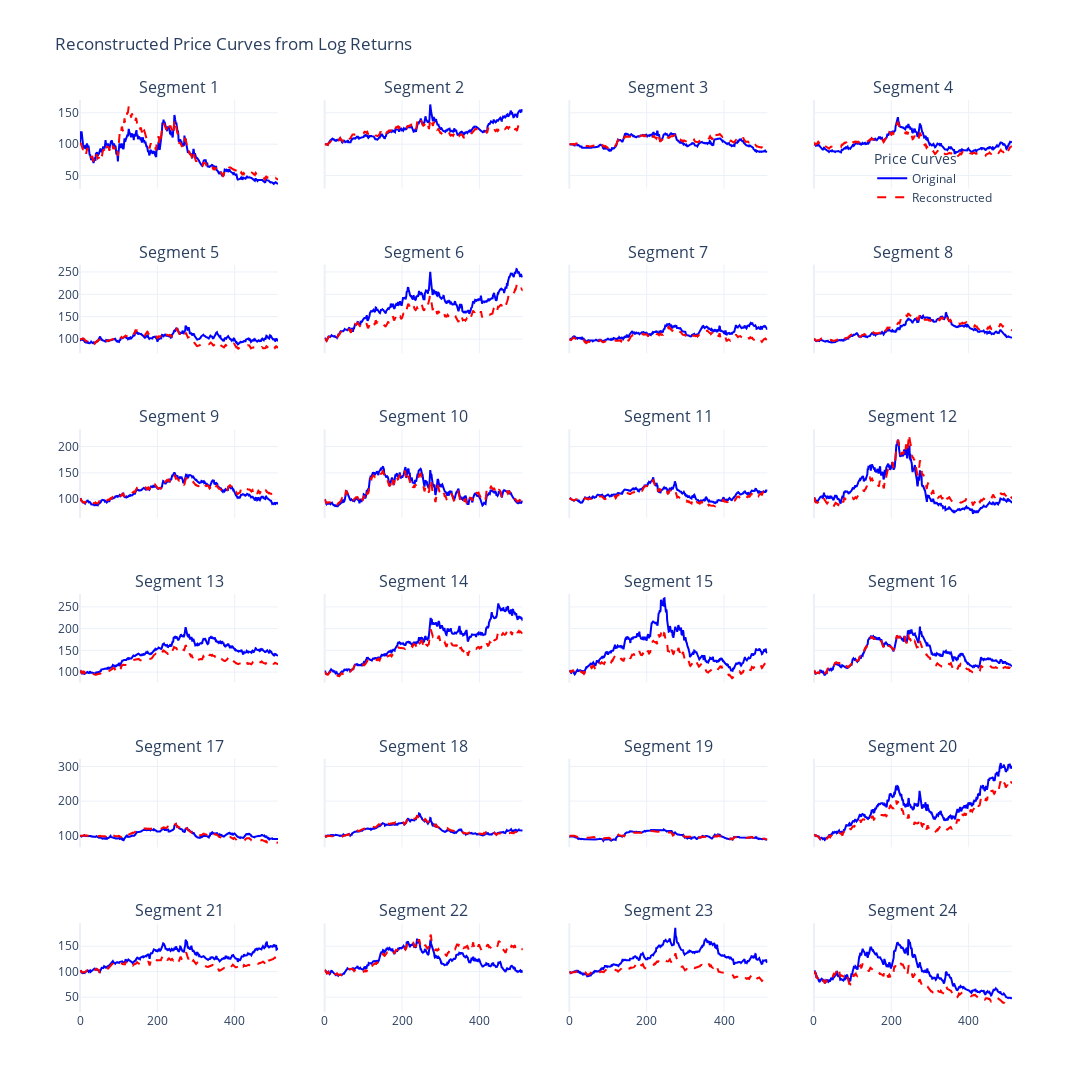

This figure's notebook cell:
### Code cell
import plotly.graph_objects as go
from plotly.subplots import make_subplots
import numpy as np
import torch

# ----------------------
# Existing Code Context
# ----------------------

# ----------------------

# Parameters for segmentation
num_segments = 24
segment_length = 512

# Ensure that the total data length is sufficient
total_required_length = num_segments * segment_length
if len(original) < total_required_length:
    raise ValueError(f"Original log returns length ({len(original)}) is less than required {total_required_length}.")

# Initialize lists to hold price series
price_segments_original = []
price_segments_recon = []

# Reconstruct price series for each segment
for i in range(num_segments):
    start_idx = i * segment_length
    end_idx = start_idx + segment_length
    # Extract log returns for the current segment
    log_returns_original = original[start_idx:end_idx]
    log_returns_recon = reconstructed[start_idx:end_idx]
    
    # Reconstruct price series from log returns
    # P_t = P_{t-1} * exp(r_t)
    # Starting price is 100
    prices_original = 100 * np.exp(np.cumsum(log_returns_original))
    prices_recon = 100 * np.exp(np.cumsum(log_returns_recon))
    
    # Prepend the starting price
    prices_original = np.insert(prices_original, 0, 100)
    prices_recon = np.insert(prices_recon, 0, 100)
    
    price_segments_original.append(prices_original)
    price_segments_recon.append(prices_recon)

# Create subplots: 6 rows x 4 columns
fig = make_subplots(rows=6, cols=4,
                    subplot_titles=[f"Segment {i+1}" for i in range(num_segments)],
                    shared_xaxes=True, shared_yaxes=True)

# Add each price segment to the subplots
for i in range(num_segments):
    row = (i // 4) + 1
    col = (i % 4) + 1
    
    # Days axis for the current segment
    days = list(range(segment_length + 1))  # +1 because of the starting price
    
    # Add Original Price Trace
    fig.add_trace(
        go.Scatter(
            x=days,
            y=price_segments_original[i],
            mode='lines',
            name='Original',
            line=dict(color='blue'),
            showlegend=(i == 0)  # Show legend only once
        ),
        row=row,
        col=col
    )
    
    # Add Reconstructed Price Trace
    fig.add_trace(
        go.Scatter(
            x=days,
            y=price_segments_recon[i],
            mode='lines',
            name='Reconstructed',
            line=dict(color='red', dash='dash'),
            showlegend=(i == 0)  # Show legend only once
        ),
        row=row,
        col=col
    )

# Update layout for better visualization
fig.update_layout(
    height=1800,  # Adjust height as needed
    width=1500,   # Adjust width as needed
    title_text='Reconstructed Price Curves from Log Returns',
    template='plotly_white'
)

# Add a single legend
fig.for_each_trace(lambda t: t.update(showlegend=False) if t.name != 'Original' and t.name != 'Reconstructed' else t)
fig.update_layout(
    legend=dict(
        title="Price Curves",
        x=0.85,
        y=0.95,
        bgcolor='rgba(255,255,255,0)',
        bordercolor='rgba(255,255,255,0)'
    )
)

# Display the plot
fig.show()

### Figure 1 — Plotly figure (JSON) as saved in the notebook; plotly's stock layout.template omitted (floating-point values rounded to 4 significant figures; data arrays with more than 128 entries replaced by an {"elided": "..."} marker saying what was removed)
{"data": [{"line": {"color": "blue"}, "mode": "lines", "name": "Original", "showlegend": true, "type": "scatter", "x": {"elided": "513 int values"}, "xaxis": "x", "y": {"elided": "513 float values"}, "yaxis": "y"}, {"line": {"color": "red", "dash": "dash"}, "mode": "lines", "name": "Reconstructed", "showlegend": true, "type": "scatter", "x": {"elided": "513 int values"}, "xaxis": "x", "y": {"elided": "513 float values"}, "yaxis": "y"}, {"line": {"color": "blue"}, "mode": "lines", "name": "Original", "showlegend": false, "type": "scatter", "x": {"elided": "513 int values"}, "xaxis": "x2", "y": {"elided": "513 float values"}, "yaxis": "y2"}, {"line": {"color": "red", "dash": "dash"}, "mode": "lines", "name": "Reconstructed", "showlegend": false, "type": "scatter", "x": {"elided": "513 int values"}, "xaxis": "x2", "y": {"elided": "513 float values"}, "yaxis": "y2"}, {"line": {"color": "blue"}, "mode": "lines", "name": "Original", "showlegend": false, "type": "scatter", "x": {"elided": "513 int values"}, "xaxis": "x3", "y": {"elided": "513 float values"}, "yaxis": "y3"}, {"line": {"color": "red", "dash": "dash"}, "mode": "lines", "name": "Reconstructed", "showlegend": false, "type": "scatter", "x": {"elided": "513 int values"}, "xaxis": "x3", "y": {"elided": "513 float values"}, "yaxis": "y3"}, {"line": {"color": "blue"}, "mode": "lines", "name": "Original", "showlegend": false, "type": "scatter", "x": {"elided": "513 int values"}, "xaxis": "x4", "y": {"elided": "513 float values"}, "yaxis": "y4"}, {"line": {"color": "red", "dash": "dash"}, "mode": "lines", "name": "Reconstructed", "showlegend": false, "type": "scatter", "x": {"elided": "513 int values"}, "xaxis": "x4", "y": {"elided": "513 float values"}, "yaxis": "y4"}, {"line": {"color": "blue"}, "mode": "lines", "name": "Original", "showlegend": false, "type": "scatter", "x": {"elided": "513 int values"}, "xaxis": "x5", "y": {"elided": "513 float values"}, "yaxis": "y5"}, {"line": {"color": "red", "dash": "dash"}, "mode": "lines", "name": "Reconstructed", "showlegend": false, "type": "scatter", "x": {"elided": "513 int values"}, "xaxis": "x5", "y": {"elided": "513 float values"}, "yaxis": "y5"}, {"line": {"color": "blue"}, "mode": "lines", "name": "Original", "showlegend": false, "type": "scatter", "x": {"elided": "513 int values"}, "xaxis": "x6", "y": {"elided": "513 float values"}, "yaxis": "y6"}, {"line": {"color": "red", "dash": "dash"}, "mode": "lines", "name": "Reconstructed", "showlegend": false, "type": "scatter", "x": {"elided": "513 int values"}, "xaxis": "x6", "y": {"elided": "513 float values"}, "yaxis": "y6"}, {"line": {"color": "blue"}, "mode": "lines", "name": "Original", "showlegend": false, "type": "scatter", "x": {"elided": "513 int values"}, "xaxis": "x7", "y": {"elided": "513 float values"}, "yaxis": "y7"}, {"line": {"color": "red", "dash": "dash"}, "mode": "lines", "name": "Reconstructed", "showlegend": false, "type": "scatter", "x": {"elided": "513 int values"}, "xaxis": "x7", "y": {"elided": "513 float values"}, "yaxis": "y7"}, {"line": {"color": "blue"}, "mode": "lines", "name": "Original", "showlegend": false, "type": "scatter", "x": {"elided": "513 int values"}, "xaxis": "x8", "y": {"elided": "513 float values"}, "yaxis": "y8"}, {"line": {"color": "red", "dash": "dash"}, "mode": "lines", "name": "Reconstructed", "showlegend": false, "type": "scatter", "x": {"elided": "513 int values"}, "xaxis": "x8", "y": {"elided": "513 float values"}, "yaxis": "y8"}, {"line": {"color": "blue"}, "mode": "lines", "name": "Original", "showlegend": false, "type": "scatter", "x": {"elided": "513 int values"}, "xaxis": "x9", "y": {"elided": "513 float values"}, "yaxis": "y9"}, {"line": {"color": "red", "dash": "dash"}, "mode": "lines", "name": "Reconstructed", "showlegend": false, "type": "scatter", "x": {"elided": "513 int values"}, "xaxis": "x9", "y": {"elided": "513 float values"}, "yaxis": "y9"}, {"line": {"color": "blue"}, "mode": "lines", "name": "Original", "showlegend": false, "type": "scatter", "x": {"elided": "513 int values"}, "xaxis": "x10", "y": {"elided": "513 float values"}, "yaxis": "y10"}, {"line": {"color": "red", "dash": "dash"}, "mode": "lines", "name": "Reconstructed", "showlegend": false, "type": "scatter", "x": {"elided": "513 int values"}, "xaxis": "x10", "y": {"elided": "513 float values"}, "yaxis": "y10"}, {"line": {"color": "blue"}, "mode": "lines", "name": "Original", "showlegend": false, "type": "scatter", "x": {"elided": "513 int values"}, "xaxis": "x11", "y": {"elided": "513 float values"}, "yaxis": "y11"}, {"line": {"color": "red", "dash": "dash"}, "mode": "lines", "name": "Reconstructed", "showlegend": false, "type": "scatter", "x": {"elided": "513 int values"}, "xaxis": "x11", "y": {"elided": "513 float values"}, "yaxis": "y11"}, {"line": {"color": "blue"}, "mode": "lines", "name": "Original", "showlegend": false, "type": "scatter", "x": {"elided": "513 int values"}, "xaxis": "x12", "y": {"elided": "513 float values"}, "yaxis": "y12"}, {"line": {"color": "red", "dash": "dash"}, "mode": "lines", "name": "Reconstructed", "showlegend": false, "type": "scatter", "x": {"elided": "513 int values"}, "xaxis": "x12", "y": {"elided": "513 float values"}, "yaxis": "y12"}, {"line": {"color": "blue"}, "mode": "lines", "name": "Original", "showlegend": false, "type": "scatter", "x": {"elided": "513 int values"}, "xaxis": "x13", "y": {"elided": "513 float values"}, "yaxis": "y13"}, {"line": {"color": "red", "dash": "dash"}, "mode": "lines", "name": "Reconstructed", "showlegend": false, "type": "scatter", "x": {"elided": "513 int values"}, "xaxis": "x13", "y": {"elided": "513 float values"}, "yaxis": "y13"}, {"line": {"color": "blue"}, "mode": "lines", "name": "Original", "showlegend": false, "type": "scatter", "x": {"elided": "513 int values"}, "xaxis": "x14", "y": {"elided": "513 float values"}, "yaxis": "y14"}, {"line": {"color": "red", "dash": "dash"}, "mode": "lines", "name": "Reconstructed", "showlegend": false, "type": "scatter", "x": {"elided": "513 int values"}, "xaxis": "x14", "y": {"elided": "513 float values"}, "yaxis": "y14"}, {"line": {"color": "blue"}, "mode": "lines", "name": "Original", "showlegend": false, "type": "scatter", "x": {"elided": "513 int values"}, "xaxis": "x15", "y": {"elided": "513 float values"}, "yaxis": "y15"}, {"line": {"color": "red", "dash": "dash"}, "mode": "lines", "name": "Reconstructed", "showlegend": false, "type": "scatter", "x": {"elided": "513 int values"}, "xaxis": "x15", "y": {"elided": "513 float values"}, "yaxis": "y15"}, {"line": {"color": "blue"}, "mode": "lines", "name": "Original", "showlegend": false, "type": "scatter", "x": {"elided": "513 int values"}, "xaxis": "x16", "y": {"elided": "513 float values"}, "yaxis": "y16"}, {"line": {"color": "red", "dash": "dash"}, "mode": "lines", "name": "Reconstructed", "showlegend": false, "type": "scatter", "x": {"elided": "513 int values"}, "xaxis": "x16", "y": {"elided": "513 float values"}, "yaxis": "y16"}, {"line": {"color": "blue"}, "mode": "lines", "name": "Original", "showlegend": false, "type": "scatter", "x": {"elided": "513 int values"}, "xaxis": "x17", "y": {"elided": "513 float values"}, "yaxis": "y17"}, {"line": {"color": "red", "dash": "dash"}, "mode": "lines", "name": "Reconstructed", "showlegend": false, "type": "scatter", "x": {"elided": "513 int values"}, "xaxis": "x17", "y": {"elided": "513 float values"}, "yaxis": "y17"}, {"line": {"color": "blue"}, "mode": "lines", "name": "Original", "showlegend": false, "type": "scatter", "x": {"elided": "513 int values"}, "xaxis": "x18", "y": {"elided": "513 float values"}, "yaxis": "y18"}, {"line": {"color": "red", "dash": "dash"}, "mode": "lines", "name": "Reconstructed", "showlegend": false, "type": "scatter", "x": {"elided": "513 int values"}, "xaxis": "x18", "y": {"elided": "513 float values"}, "yaxis": "y18"}, {"line": {"color": "blue"}, "mode": "lines", "name": "Original", "showlegend": false, "type": "scatter", "x": {"elided": "513 int values"}, "xaxis": "x19", "y": {"elided": "513 float values"}, "yaxis": "y19"}, {"line": {"color": "red", "dash": "dash"}, "mode": "lines", "name": "Reconstructed", "showlegend": false, "type": "scatter", "x": {"elided": "513 int values"}, "xaxis": "x19", "y": {"elided": "513 float values"}, "yaxis": "y19"}, {"line": {"color": "blue"}, "mode": "lines", "name": "Original", "showlegend": false, "type": "scatter", "x": {"elided": "513 int values"}, "xaxis": "x20", "y": {"elided": "513 float values"}, "yaxis": "y20"}, {"line": {"color": "red", "dash": "dash"}, "mode": "lines", "name": "Reconstructed", "showlegend": false, "type": "scatter", "x": {"elided": "513 int values"}, "xaxis": "x20", "y": {"elided": "513 float values"}, "yaxis": "y20"}, {"line": {"color": "blue"}, "mode": "lines", "name": "Original", "showlegend": false, "type": "scatter", "x": {"elided": "513 int values"}, "xaxis": "x21", "y": {"elided": "513 float values"}, "yaxis": "y21"}, {"line": {"color": "red", "dash": "dash"}, "mode": "lines", "name": "Reconstructed", "showlegend": false, "type": "scatter", "x": {"elided": "513 int values"}, "xaxis": "x21", "y": {"elided": "513 float values"}, "yaxis": "y21"}, {"line": {"color": "blue"}, "mode": "lines", "name": "Original", "showlegend": false, "type": "scatter", "x": {"elided": "513 int values"}, "xaxis": "x22", "y": {"elided": "513 float values"}, "yaxis": "y22"}, {"line": {"color": "red", "dash": "dash"}, "mode": "lines", "name": "Reconstructed", "showlegend": false, "type": "scatter", "x": {"elided": "513 int values"}, "xaxis": "x22", "y": {"elided": "513 float values"}, "yaxis": "y22"}, {"line": {"color": "blue"}, "mode": "lines", "name": "Original", "showlegend": false, "type": "scatter", "x": {"elided": "513 int values"}, "xaxis": "x23", "y": {"elided": "513 float values"}, "yaxis": "y23"}, {"line": {"color": "red", "dash": "dash"}, "mode": "lines", "name": "Reconstructed", "showlegend": false, "type": "scatter", "x": {"elided": "513 int values"}, "xaxis": "x23", "y": {"elided": "513 float values"}, "yaxis": "y23"}, {"line": {"color": "blue"}, "mode": "lines", "name": "Original", "showlegend": false, "type": "scatter", "x": {"elided": "513 int values"}, "xaxis": "x24", "y": {"elided": "513 float values"}, "yaxis": "y24"}, {"line": {"color": "red", "dash": "dash"}, "mode": "lines", "name": "Reconstructed", "showlegend": false, "type": "scatter", "x": {"elided": "513 int values"}, "xaxis": "x24", "y": {"elided": "513 float values"}, "yaxis": "y24"}], "layout": {"annotations": [{"font": {"size": 16}, "showarrow": false, "text": "Segment 1", "x": 0.1062, "xanchor": "center", "xref": "paper", "y": 1.0, "yanchor": "bottom", "yref": "paper"}, {"font": {"size": 16}, "showarrow": false, "text": "Segment 2", "x": 0.3688, "xanchor": "center", "xref": "paper", "y": 1.0, "yanchor": "bottom", "yref": "paper"}, {"font": {"size": 16}, "showarrow": false, "text": "Segment 3", "x": 0.6313, "xanchor": "center", "xref": "paper", "y": 1.0, "yanchor": "bottom", "yref": "paper"}, {"font": {"size": 16}, "showarrow": false, "text": "Segment 4", "x": 0.8938, "xanchor": "center", "xref": "paper", "y": 1.0, "yanchor": "bottom", "yref": "paper"}, {"font": {"size": 16}, "showarrow": false, "text": "Segment 5", "x": 0.1062, "xanchor": "center", "xref": "paper", "y": 0.8194, "yanchor": "bottom", "yref": "paper"}, {"font": {"size": 16}, "showarrow": false, "text": "Segment 6", "x": 0.3688, "xanchor": "center", "xref": "paper", "y": 0.8194, "yanchor": "bottom", "yref": "paper"}, {"font": {"size": 16}, "showarrow": false, "text": "Segment 7", "x": 0.6313, "xanchor": "center", "xref": "paper", "y": 0.8194, "yanchor": "bottom", "yref": "paper"}, {"font": {"size": 16}, "showarrow": false, "text": "Segment 8", "x": 0.8938, "xanchor": "center", "xref": "paper", "y": 0.8194, "yanchor": "bottom", "yref": "paper"}, {"font": {"size": 16}, "showarrow": false, "text": "Segment 9", "x": 0.1062, "xanchor": "center", "xref": "paper", "y": 0.6389, "yanchor": "bottom", "yref": "paper"}, {"font": {"size": 16}, "showarrow": false, "text": "Segment 10", "x": 0.3688, "xanchor": "center", "xref": "paper", "y": 0.6389, "yanchor": "bottom", "yref": "paper"}, {"font": {"size": 16}, "showarrow": false, "text": "Segment 11", "x": 0.6313, "xanchor": "center", "xref": "paper", "y": 0.6389, "yanchor": "bottom", "yref": "paper"}, {"font": {"size": 16}, "showarrow": false, "text": "Segment 12", "x": 0.8938, "xanchor": "center", "xref": "paper", "y": 0.6389, "yanchor": "bottom", "yref": "paper"}, {"font": {"size": 16}, "showarrow": false, "text": "Segment 13", "x": 0.1062, "xanchor": "center", "xref": "paper", "y": 0.4583, "yanchor": "bottom", "yref": "paper"}, {"font": {"size": 16}, "showarrow": false, "text": "Segment 14", "x": 0.3688, "xanchor": "center", "xref": "paper", "y": 0.4583, "yanchor": "bottom", "yref": "paper"}, {"font": {"size": 16}, "showarrow": false, "text": "Segment 15", "x": 0.6313, "xanchor": "center", "xref": "paper", "y": 0.4583, "yanchor": "bottom", "yref": "paper"}, {"font": {"size": 16}, "showarrow": false, "text": "Segment 16", "x": 0.8938, "xanchor": "center", "xref": "paper", "y": 0.4583, "yanchor": "bottom", "yref": "paper"}, {"font": {"size": 16}, "showarrow": false, "text": "Segment 17", "x": 0.1062, "xanchor": "center", "xref": "paper", "y": 0.2778, "yanchor": "bottom", "yref": "paper"}, {"font": {"size": 16}, "showarrow": false, "text": "Segment 18", "x": 0.3688, "xanchor": "center", "xref": "paper", "y": 0.2778, "yanchor": "bottom", "yref": "paper"}, {"font": {"size": 16}, "showarrow": false, "text": "Segment 19", "x": 0.6313, "xanchor": "center", "xref": "paper", "y": 0.2778, "yanchor": "bottom", "yref": "paper"}, {"font": {"size": 16}, "showarrow": false, "text": "Segment 20", "x": 0.8938, "xanchor": "center", "xref": "paper", "y": 0.2778, "yanchor": "bottom", "yref": "paper"}, {"font": {"size": 16}, "showarrow": false, "text": "Segment 21", "x": 0.1062, "xanchor": "center", "xref": "paper", "y": 0.09722, "yanchor": "bottom", "yref": "paper"}, {"font": {"size": 16}, "showarrow": false, "text": "Segment 22", "x": 0.3688, "xanchor": "center", "xref": "paper", "y": 0.09722, "yanchor": "bottom", "yref": "paper"}, {"font": {"size": 16}, "showarrow": false, "text": "Segment 23", "x": 0.6313, "xanchor": "center", "xref": "paper", "y": 0.09722, "yanchor": "bottom", "yref": "paper"}, {"font": {"size": 16}, "showarrow": false, "text": "Segment 24", "x": 0.8938, "xanchor": "center", "xref": "paper", "y": 0.09722, "yanchor": "bottom", "yref": "paper"}], "height": 1800, "legend": {"bgcolor": "rgba(255,255,255,0)", "bordercolor": "rgba(255,255,255,0)", "title": {"text": "Price Curves"}, "x": 0.85, "y": 0.95}, "title": {"text": "Reconstructed Price Curves from Log Returns"}, "width": 1500, "xaxis": {"anchor": "y", "domain": [0, 0.2125], "matches": "x21", "showticklabels": false}, "xaxis10": {"anchor": "y10", "domain": [0.2625, 0.475], "matches": "x22", "showticklabels": false}, "xaxis11": {"anchor": "y11", "domain": [0.525, 0.7375], "matches": "x23", "showticklabels": false}, "xaxis12": {"anchor": "y12", "domain": [0.7875, 1], "matches": "x24", "showticklabels": false}, "xaxis13": {"anchor": "y13", "domain": [0, 0.2125], "matches": "x21", "showticklabels": false}, "xaxis14": {"anchor": "y14", "domain": [0.2625, 0.475], "matches": "x22", "showticklabels": false}, "xaxis15": {"anchor": "y15", "domain": [0.525, 0.7375], "matches": "x23", "showticklabels": false}, "xaxis16": {"anchor": "y16", "domain": [0.7875, 1], "matches": "x24", "showticklabels": false}, "xaxis17": {"anchor": "y17", "domain": [0, 0.2125], "matches": "x21", "showticklabels": false}, "xaxis18": {"anchor": "y18", "domain": [0.2625, 0.475], "matches": "x22", "showticklabels": false}, "xaxis19": {"anchor": "y19", "domain": [0.525, 0.7375], "matches": "x23", "showticklabels": false}, "xaxis2": {"anchor": "y2", "domain": [0.2625, 0.475], "matches": "x22", "showticklabels": false}, "xaxis20": {"anchor": "y20", "domain": [0.7875, 1], "matches": "x24", "showticklabels": false}, "xaxis21": {"anchor": "y21", "domain": [0, 0.2125]}, "xaxis22": {"anchor": "y22", "domain": [0.2625, 0.475]}, "xaxis23": {"anchor": "y23", "domain": [0.525, 0.7375]}, "xaxis24": {"anchor": "y24", "domain": [0.7875, 1]}, "xaxis3": {"anchor": "y3", "domain": [0.525, 0.7375], "matches": "x23", "showticklabels": false}, "xaxis4": {"anchor": "y4", "domain": [0.7875, 1], "matches": "x24", "showticklabels": false}, "xaxis5": {"anchor": "y5", "domain": [0, 0.2125], "matches": "x21", "showticklabels": false}, "xaxis6": {"anchor": "y6", "domain": [0.2625, 0.475], "matches": "x22", "showticklabels": false}, "xaxis7": {"anchor": "y7", "domain": [0.525, 0.7375], "matches": "x23", "showticklabels": false}, "xaxis8": {"anchor": "y8", "domain": [0.7875, 1], "matches": "x24", "showticklabels": false}, "xaxis9": {"anchor": "y9", "domain": [0, 0.2125], "matches": "x21", "showticklabels": false}, "yaxis": {"anchor": "x", "domain": [0.9028, 1.0]}, "yaxis10": {"anchor": "x10", "domain": [0.5417, 0.6389], "matches": "y9", "showticklabels": false}, "yaxis11": {"anchor": "x11", "domain": [0.5417, 0.6389], "matches": "y9", "showticklabels": false}, "yaxis12": {"anchor": "x12", "domain": [0.5417, 0.6389], "matches": "y9", "showticklabels": false}, "yaxis13": {"anchor": "x13", "domain": [0.3611, 0.4583]}, "yaxis14": {"anchor": "x14", "domain": [0.3611, 0.4583], "matches": "y13", "showticklabels": false}, "yaxis15": {"anchor": "x15", "domain": [0.3611, 0.4583], "matches": "y13", "showticklabels": false}, "yaxis16": {"anchor": "x16", "domain": [0.3611, 0.4583], "matches": "y13", "showticklabels": false}, "yaxis17": {"anchor": "x17", "domain": [0.1806, 0.2778]}, "yaxis18": {"anchor": "x18", "domain": [0.1806, 0.2778], "matches": "y17", "showticklabels": false}, "yaxis19": {"anchor": "x19", "domain": [0.1806, 0.2778], "matches": "y17", "showticklabels": false}, "yaxis2": {"anchor": "x2", "domain": [0.9028, 1.0], "matches": "y", "showticklabels": false}, "yaxis20": {"anchor": "x20", "domain": [0.1806, 0.2778], "matches": "y17", "showticklabels": false}, "yaxis21": {"anchor": "x21", "domain": [0, 0.09722]}, "yaxis22": {"anchor": "x22", "domain": [0, 0.09722], "matches": "y21", "showticklabels": false}, "yaxis23": {"anchor": "x23", "domain": [0, 0.09722], "matches": "y21", "showticklabels": false}, "yaxis24": {"anchor": "x24", "domain": [0, 0.09722], "matches": "y21", "showticklabels": false}, "yaxis3": {"anchor": "x3", "domain": [0.9028, 1.0], "matches": "y", "showticklabels": false}, "yaxis4": {"anchor": "x4", "domain": [0.9028, 1.0], "matches": "y", "showticklabels": false}, "yaxis5": {"anchor": "x5", "domain": [0.7222, 0.8194]}, "yaxis6": {"anchor": "x6", "domain": [0.7222, 0.8194], "matches": "y5", "showticklabels": false}, "yaxis7": {"anchor": "x7", "domain": [0.7222, 0.8194], "matches": "y5", "showticklabels": false}, "yaxis8": {"anchor": "x8", "domain": [0.7222, 0.8194], "matches": "y5", "showticklabels": false}, "yaxis9": {"anchor": "x9", "domain": [0.5417, 0.6389]}}}
